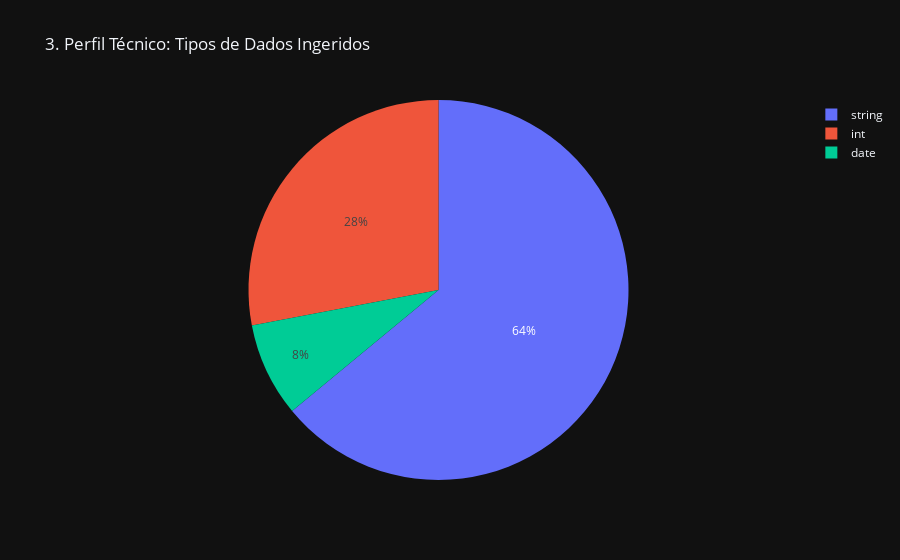

Here is the notebook cell this chart was saved with:
### Markdown cell above
## 3. Perfil Técnico dos Dados

### 3.1 Análise de Metadados e Tipagem
Esta análise apresenta os tipos de dados inferidos durante a ingestão.
Seu objetivo é validar a coerência técnica dos campos e identificar possíveis
inconsistências de tipagem.

### Code cell
dtypes_df = pd.DataFrame(df_raw.dtypes, columns=['Coluna', 'Tipo'])
type_counts = dtypes_df['Tipo'].value_counts().reset_index()
type_counts.columns = ['Tipo', 'Contagem']

fig3 = px.pie(type_counts, values='Contagem', names='Tipo',
              title='3. Perfil Técnico: Tipos de Dados Ingeridos')
fig3.show()

### Figure 1 — Plotly figure (JSON) as saved in the notebook; plotly's stock layout.template omitted (floating-point values rounded to 4 significant figures)
{"data": [{"domain": {"x": [0.0, 1.0], "y": [0.0, 1.0]}, "hovertemplate": "Tipo=%{label}<br>Contagem=%{value}<extra></extra>", "labels": ["string", "int", "date"], "legendgroup": "", "name": "", "showlegend": true, "values": [16, 7, 2], "type": "pie"}], "layout": {"legend": {"tracegroupgap": 0}, "title": {"text": "3. Perfil Técnico: Tipos de Dados Ingeridos"}}}
